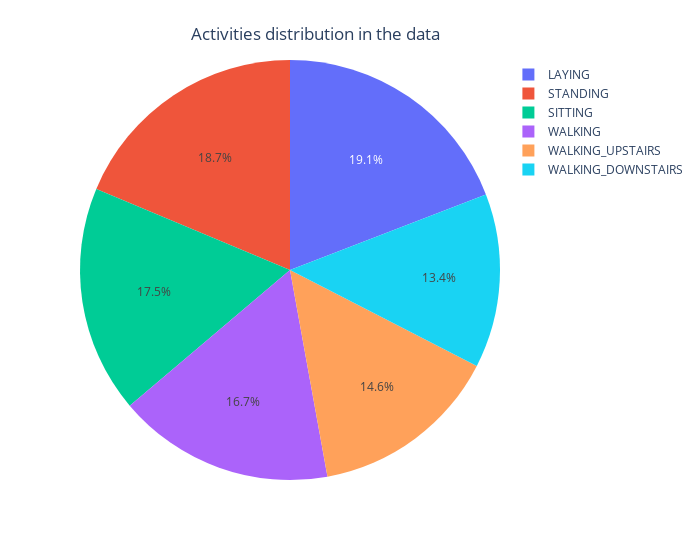

Notebook code for this chart:
### Code cell
import plotly.express as px
#dummy change
fig = px.pie(train_data, names='Activity',width=700)
fig.update_layout(
    title={
        'text': "Activities distribution in the data",
        'y':0.95,
        'x':0.45,
        'xanchor': 'center',
        'yanchor': 'top'})
fig.show()

### Figure 1 — Plotly figure (JSON) as saved in the notebook; plotly's stock layout.template omitted (floating-point values rounded to 4 significant figures; data arrays with more than 128 entries replaced by an {"elided": "..."} marker saying what was removed)
{"data": [{"domain": {"x": [0, 1], "y": [0, 1]}, "hovertemplate": "Activity=%{label}<extra></extra>", "labels": {"elided": "7352 str values"}, "legendgroup": "", "name": "", "showlegend": true, "type": "pie"}], "layout": {"legend": {"tracegroupgap": 0}, "margin": {"t": 60}, "title": {"text": "Activities distribution in the data", "x": 0.45, "xanchor": "center", "y": 0.95, "yanchor": "top"}, "width": 700}}
